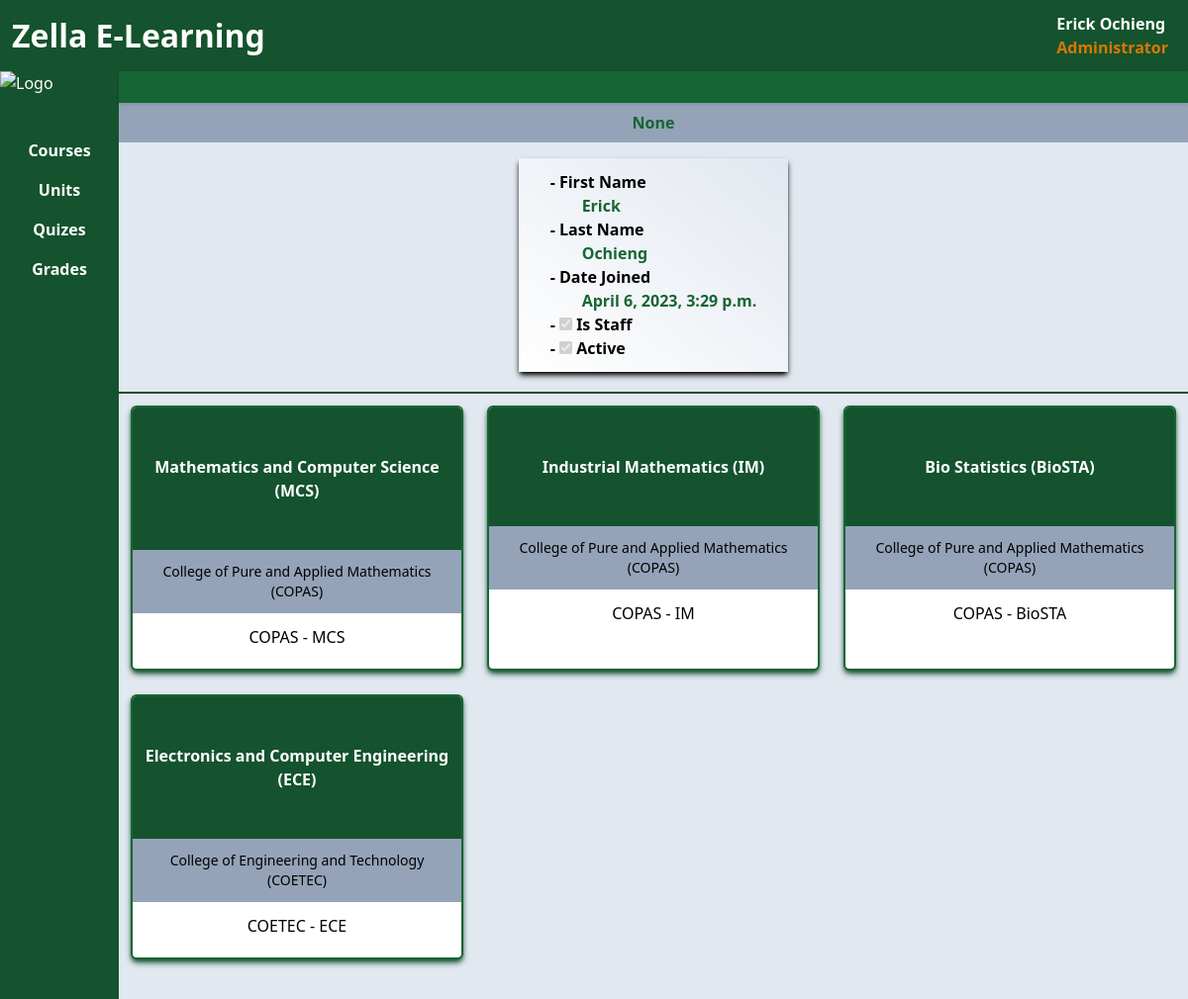
Page /zella/ (signed in) on the committed database.
### zella/models.py (models this page shows, shortened)
class ZellaUser(AbstractBaseUser, PermissionsMixin):
    username = models.CharField(max_length=10, unique=True)
    firstname = models.CharField(max_length=45)
    lastname = models.CharField(max_length=45)
    email = models.EmailField(max_length=75)
    course = models.ForeignKey(Course, on_delete=models.CASCADE, null=True)
    is_staff = models.BooleanField(default=False)
    is_active = models.BooleanField(default=True)
    date_joined = models.DateTimeField(default=timezone.now)
    USERNAME_FIELD = 'username'
    REQUIRED_FIELDS = ['firstname', 'lastname', 'email' ]
    objects = ZellaUserManager()
    def __str__(self):
        return self.firstname+" "+self.lastname

class Course(models.Model):
    name = models.CharField(max_length=100)
    college = models.ForeignKey(College, on_delete=models.CASCADE)
    abbr = models.CharField(max_length=15)
    duration = models.IntegerField(default=4)
    def __str__(self):
        return self.name+" ("+self.abbr+")"

class College(models.Model):
    name = models.CharField(max_length=100)
    abbr = models.CharField(max_length=15)
    def __str__(self):
        return self.name+" ("+self.abbr+")"

### zella/views.py (the view)
# urls.py: path('', views.index, name='index'),
def index(request):
    if request.user.is_authenticated:
        courses = Course.objects.all()
        return render(request, 'zella/profile.html', {'user': request.user, 'courses': courses})
    else:
        return HttpResponseRedirect('/zella/login')

### zella/templates/zella/profile.html (shortened to what this page needs)
{% extends "zella/base.html" %}
{% block content %}
<div class="font-bold text-center">
    <h1 class="text-xl text-white bg-green-800 py-4 drop-shadow">{{user.course.college}}</h1>
    <h3 class="mb-4 py-2 text-green-800 bg-slate-400">{{user.course}}<h3>
</div>
<div>
    <div class="flex">
        <div class="max-w-lg font-bold mx-auto shadow-md shadow-black flex flex-col py-3 px-8 bg-gradient-to-tr from-white">
            <div>
                <label>- First Name</label>
                <h3 class="ml-8 text-green-800">{{user.firstname}}<h3>
            </div>
            <div>
                <label>- Last Name</label>
                <h3 class="ml-8 text-green-800">{{user.lastname}}<h3>
            </div>
            <div>
                <label>- Date Joined</label>
                <h3 class="ml-8 text-green-800">{{user.date_joined}}<h3>
            </div>
            <div>-
                <input type="checkbox" name="staff" checked={{user.is_staff}} readonly disabled />
                <label>Is Staff</label>
            </div>
            <div >-
                <input type="checkbox" name="staff" checked={{user.is_active}} readonly disabled />
                <label>Active</label>
            </div>
        </div>
    </div>
    <div class="border-t-2 border-green-900 mt-5 grid sm:grid-cols-2 md:grid-cols-3">
    {% for course in courses %}
        <div class=" max-w-lg m-3 shadow-md shadow-green-900 rounded-md text-center overflow-hidden bg-white border-2 border-green-800 pb-2">
            <h2 class="font-bold px-3 py-12 bg-green-900 text-white">{{course}}</h2>
            <h2 class="text-sm p-3 bg-slate-400">{{course.college}}</h2>
            <p class=" p-3">{{course.college.abbr}} - {{course.abbr}}<p/>
        </div>
    {% endfor %}
</div>
</div>
{% endblock %}

### zella/templates/zella/base.html (shortened to what this page needs)
<!doctype html>
<html lang="en" class="">
  <head>
    <script src="https://cdn.tailwindcss.com"></script>
  </head>
  <body class="text-white">
     <div class="flex bg-green-900 p-3">
        <h1 class="font-bold text-[2em] flex-grow">Zella E-Learning</h1>
        {% if user %}
        <div class="flex flex-col cursor-pointer">
            <div class="group relative ">
                <div>
                    <h3 class="font-bold px-2">{{user}}</h3>
                    {% if user.is_staff %}
                    <h3 class="font-bold px-2 text-amber-600">Administrator</h3>
                    {% else %}
                    <h3 class="font-bold px-2 text-amber-600">Student</h3>
                    {% endif %}
                </div>
            </div>
        </div>
        {% endif %}
     </div>
     <div class="flex ">
        <div class="flex flex-col gap-8 bg-green-900">
            <div class="flex max-w-[120px]">
                <img class="" src="https://png.pngitem.com/pimgs/s/7-70388_school-house-png-school-icon-transparent-background-png.png" alt="Logo" />
            </div>
            <div class="flex flex-col text-center p-1 font-bold min-w-[120px]">
                <a class="hover:bg-slate-900 py-2 hover:text-white" href="/zella/courses">Courses</a>
                <a class="hover:bg-slate-900 py-2 hover:text-white" href="/zella/units">Units</a>
                <a class="hover:bg-slate-900 py-2 hover:text-white" href="/zella/quizes">Quizes</a>
                <a class="hover:bg-slate-900 py-2 hover:text-white" href="/zella/grades/{{user.pk}}">Grades</a>
            </div>
        </div>
        <div class="flex-grow min-h-[100vh] text-black bg-slate-200">
            {% block content %}
            {% endblock content %}
        </div>
    </div>
  </body>
</html>

### zella/templates/zella/base.html (style rules this page uses)
input { outline: none; }

### rows in the picture
ZellaUser: firstname+lastname "Erick Ochieng", course "None", firstname "Erick", lastname "Ochieng", date_joined "April 6, 2023, 3:29 p.m."
Course: name+abbr "Mathematics and Computer Science (MCS)", college "College of Pure and Applied Mathematics (COPAS)", college.abbr "COPAS", abbr "MCS"
Course: name+abbr "Industrial Mathematics (IM)", college "College of Pure and Applied Mathematics (COPAS)", college.abbr "COPAS", abbr "IM"
Course: name+abbr "Bio Statistics (BioSTA)", college "College of Pure and Applied Mathematics (COPAS)", college.abbr "COPAS", abbr "BioSTA"
Course: name+abbr "Electronics and Computer Engineering (ECE)", college "College of Engineering and Technology (COETEC)", college.abbr "COETEC", abbr "ECE"
